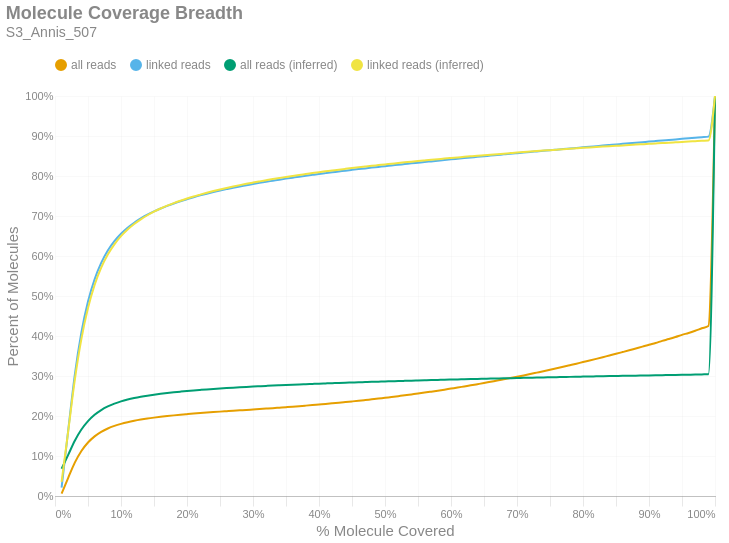

Notebook source saved alongside this figure:
### Markdown cell above
### Molecule Read Coverage
This chart shows molecule coverage breadth as computed by the number of bases aligned to that molecule. In other words, "*how much of each unique long molecule is actually sequenced/aligned?*" Keep in mind there is a distinction between sequences and alignments, since some sequences belonging to a particular molecule may not align well and wouldn't appear in the alignment data. This chart also shows molecule coverage breadth as computed by the *inferred fragment* from which the aligned sequences originate. Unlike read coverage, this calculation takes into account the total insert size, including unsequenced gaps between the forward and reverse reads. Like the previous figures, these are cumulative percents.

### Code cell
if SKIPLR:
    print_html(f"Skipped")
else:
    binned_df = consolidated_hist(valids['coverage_bp'], mask, 0.01, True)
    binned_df_inf = consolidated_hist(valids['coverage_inserts'], mask, 0.01, True)
    binned_df = binned_df.with_columns(pl.lit(binned_df_inf['all reads (cumsum)']).alias('all reads (inferred)'))
    binned_df = binned_df.with_columns(pl.lit(binned_df_inf['linked reads (cumsum)']).alias('linked reads (inferred)'))
    binned_df = binned_df.with_columns(
        (pl.col('bin').cast(pl.Float64) + 0.01).alias('right_edge')
    )

    with SafeRender(binned_df):
        (
            density_plot(binned_df, 'Molecule Coverage Breadth', samplename, 'molcov', ['all reads (inferred)','linked reads (inferred)'])
            .encode(
                #x=alt.X('bin:Q', title="% Molecule Covered").axis(format = '%').scale(padding=0),
                x=alt.X('right_edge:Q', title="% Molecule Covered").axis(format='%').scale(padding=0),
                y=alt.Y('value:Q', title='Percent of Molecules')
                    .axis(format='%')
                    .stack(False)
                    .scale(domainMin=0, padding=0),
                color=alt.Color("key:N").scale(domain = ["all reads", "linked reads", "all reads (inferred)", "linked reads (inferred)"]),
                tooltip = [
                    alt.Tooltip("key:N", title = "Data Type"),
                    alt.Tooltip("range_label:N", title="% Molecule Covered"),
                    alt.Tooltip("value:Q", format = ".2%", title="% Molecules")
                ]
            )
        ).display()

### Figure 1 — Vega-Lite specification as saved in the notebook (floating-point values rounded to 4 significant figures)
{"width": "container", "height": 400, "config": {"title": {"anchor": "start", "dy": -15, "fontSize": 18, "color": "#888888", "subtitleColor": "#888888", "subtitleFontSize": 14}, "arc": {"fill": "#0072B2"}, "axis": {"domainColor": "#888888", "domainWidth": 0.5, "gridWidth": 0.2, "grid": false, "titleFontWeight": 400, "titleFontSize": 15, "labelFontSize": 11, "labelColor": "#888888", "tickColor": "#888888", "tickWidth": 0.2, "titleColor": "#888888"}, "axisBand": {"grid": false}, "axisX": {"grid": true, "tickSize": 10, "domainCap": "round"}, "axisY": {"domain": false, "grid": true, "tickSize": 0, "domainCap": "round"}, "background": "transparent", "header": {"labelFontSize": 15, "labelColor": "#888888", "titleFontSize": 15, "titleFontWeight": 600, "titleColor": "#888888"}, "legend": {"labelFont": "sans-serif", "labelFontSize": 12, "labelColor": "#888888", "symbolSize": 100, "symbolType": "circle", "titleFontSize": 12, "titlePadding": 10, "titleColor": "#888888", "title": null, "orient": "top"}, "range": {"category": ["#E69F00", "#56B4E9", "#009E73", "#F0E442", "#0072B2", "#D55E00", "#CC79A7", "#000000"], "diverging": ["#cfe8f3", "#a2d4ec", "#73bfe2", "#46abdb", "#1696d2", "#12719e"]}, "area": {"fill": "#0072B2", "fillOpacity": 0.7, "line": true, "strokeOpacity": 0.7}, "line": {"color": "#0072B2", "stroke": "#0072B2", "strokeWidth": 2}, "trail": {"color": "#0072B2", "stroke": "#0072B2", "strokeWidth": 0, "size": 1}, "point": {"filled": true, "fillOpacity": 1.0, "size": 95}, "text": {"color": "#888888", "fontSize": 11, "align": "right", "fontWeight": 400, "size": 11}, "bar": {"fill": "#0072B2", "stroke": null}, "view": {"stroke": null, "continuousWidth": 660, "continuousHeight": 400}}, "data": {"name": "data-89520e8145d6228ae89593cb84ac8431"}, "mark": {"type": "line", "interpolate": "monotone", "point": {"opacity": 0, "size": 275}}, "encoding": {"color": {"field": "key", "scale": {"domain": ["all reads", "linked reads", "all reads (inferred)", "linked reads (inferred)"]}, "type": "nominal"}, "tooltip": [{"field": "key", "title": "Data Type", "type": "nominal"}, {"field": "range_label", "title": "% Molecule Covered", "type": "nominal"}, {"field": "value", "format": ".2%", "title": "% Molecules", "type": "quantitative"}], "x": {"axis": {"format": "%"}, "field": "right_edge", "scale": {"padding": 0}, "title": "% Molecule Covered", "type": "quantitative"}, "y": {"axis": {"format": "%"}, "field": "value", "scale": {"domainMin": 0, "padding": 0}, "stack": false, "title": "Percent of Molecules", "type": "quantitative"}}, "params": [{"name": "param_c36ac31b6afebe62", "select": {"type": "point", "fields": ["key"]}, "bind": "legend"}], "title": {"text": "Molecule Coverage Breadth", "subtitle": "S3_Annis_507"}, "transform": [{"fold": ["all reads (cumsum)", "linked reads (cumsum)", "all reads (inferred)", "linked reads (inferred)"]}, {"calculate": "replace(datum.key, ' (cumsum)', '')", "as": "key"}, {"filter": {"param": "param_c36ac31b6afebe62"}}], "usermeta": {"embedOptions": {"downloadFileName": "S3_Annis_507.molcov"}}, "$schema": "https://vega.github.io/schema/vega-lite/v6.1.0.json", "datasets": {"data-89520e8145d6228ae89593cb84ac8431": [{"bin": "0.0", "interval": "0.0-0.01", "all reads": 0.006047, "linked reads": 0.02107, "all reads (cumsum)": 0.006047, "linked reads (cumsum)": 0.02107, "range_label": "0.0-0.01", "all reads (inferred)": 0.06817, "linked reads (inferred)": 0.03549, "right_edge": 0.01}, {"bin": "0.01", "interval": "0.01-0.02", "all reads": 0.03936, "linked reads": 0.1429, "all reads (cumsum)": 0.04541, "linked reads (cumsum)": 0.164, "range_label": "0.01-0.02", "all reads (inferred)": 0.103, "linked reads (inferred)": 0.1619, "right_edge": 0.02}, {"bin": "0.02", "interval": "0.02-0.03", "all reads": 0.03806, "linked reads": 0.1388, "all reads (cumsum)": 0.08347, "linked reads (cumsum)": 0.3027, "range_label": "0.02-0.03", "all reads (inferred)": 0.1382, "linked reads (inferred)": 0.2905, "right_edge": 0.03}, {"bin": "0.03", "interval": "0.03-0.04", "all reads": 0.02909, "linked reads": 0.1061, "all reads (cumsum)": 0.1126, "linked reads (cumsum)": 0.4088, "range_label": "0.03-0.04", "all reads (inferred)": 0.1662, "linked reads (inferred)": 0.3929, "right_edge": 0.04}, {"bin": "0.04", "interval": "0.04-0.05", "all reads": 0.02117, "linked reads": 0.07722, "all reads (cumsum)": 0.1337, "linked reads (cumsum)": 0.486, "range_label": "0.04-0.05", "all reads (inferred)": 0.1872, "linked reads (inferred)": 0.4697, "right_edge": 0.05}, {"bin": "0.05", "interval": "0.05-0.06", "all reads": 0.01535, "linked reads": 0.05588, "all reads (cumsum)": 0.1491, "linked reads (cumsum)": 0.5419, "range_label": "0.05-0.06", "all reads (inferred)": 0.203, "linked reads (inferred)": 0.5276, "right_edge": 0.06}, {"bin": "0.06", "interval": "0.06-0.07", "all reads": 0.01123, "linked reads": 0.04084, "all reads (cumsum)": 0.1603, "linked reads (cumsum)": 0.5828, "range_label": "0.06-0.07", "all reads (inferred)": 0.2149, "linked reads (inferred)": 0.5708, "right_edge": 0.07}, {"bin": "0.07", "interval": "0.07-0.08", "all reads": 0.008495, "linked reads": 0.03084, "all reads (cumsum)": 0.1688, "linked reads (cumsum)": 0.6136, "range_label": "0.07-0.08", "all reads (inferred)": 0.2239, "linked reads (inferred)": 0.6036, "right_edge": 0.08}, {"bin": "0.08", "interval": "0.08-0.09", "all reads": 0.00646, "linked reads": 0.02343, "all reads (cumsum)": 0.1753, "linked reads (cumsum)": 0.637, "range_label": "0.08-0.09", "all reads (inferred)": 0.2309, "linked reads (inferred)": 0.6291, "right_edge": 0.09}, {"bin": "0.09", "interval": "0.09-0.1", "all reads": 0.00514, "linked reads": 0.01856, "all reads (cumsum)": 0.1804, "linked reads (cumsum)": 0.6556, "range_label": "0.09-0.1", "all reads (inferred)": 0.2365, "linked reads (inferred)": 0.6496, "right_edge": 0.1}, {"bin": "0.1", "interval": "0.1-0.11", "all reads": 0.004182, "linked reads": 0.01506, "all reads (cumsum)": 0.1846, "linked reads (cumsum)": 0.6706, "range_label": "0.1-0.11", "all reads (inferred)": 0.2411, "linked reads (inferred)": 0.6662, "right_edge": 0.11}, {"bin": "0.11", "interval": "0.11-0.12", "all reads": 0.00349, "linked reads": 0.01255, "all reads (cumsum)": 0.1881, "linked reads (cumsum)": 0.6832, "range_label": "0.11-0.12", "all reads (inferred)": 0.2449, "linked reads (inferred)": 0.68, "right_edge": 0.12}, {"bin": "0.12", "interval": "0.12-0.13", "all reads": 0.002976, "linked reads": 0.01067, "all reads (cumsum)": 0.191, "linked reads (cumsum)": 0.6939, "range_label": "0.12-0.13", "all reads (inferred)": 0.2481, "linked reads (inferred)": 0.6917, "right_edge": 0.13}, {"bin": "0.13", "interval": "0.13-0.14", "all reads": 0.002608, "linked reads": 0.00933, "all reads (cumsum)": 0.1937, "linked reads (cumsum)": 0.7032, "range_label": "0.13-0.14", "all reads (inferred)": 0.2509, "linked reads (inferred)": 0.7019, "right_edge": 0.14}, {"bin": "0.14", "interval": "0.14-0.15", "all reads": 0.002272, "linked reads": 0.008133, "all reads (cumsum)": 0.1959, "linked reads (cumsum)": 0.7113, "range_label": "0.14-0.15", "all reads (inferred)": 0.2534, "linked reads (inferred)": 0.7108, "right_edge": 0.15}, {"bin": "0.15", "interval": "0.15-0.16", "all reads": 0.002065, "linked reads": 0.007343, "all reads (cumsum)": 0.198, "linked reads (cumsum)": 0.7187, "range_label": "0.15-0.16", "all reads (inferred)": 0.2555, "linked reads (inferred)": 0.7187, "right_edge": 0.16}, {"bin": "0.16", "interval": "0.16-0.17", "all reads": 0.001857, "linked reads": 0.006604, "all reads (cumsum)": 0.1998, "linked reads (cumsum)": 0.7253, "range_label": "0.16-0.17", "all reads (inferred)": 0.2575, "linked reads (inferred)": 0.7259, "right_edge": 0.17}, {"bin": "0.17", "interval": "0.17-0.18", "all reads": 0.001712, "linked reads": 0.006062, "all reads (cumsum)": 0.2016, "linked reads (cumsum)": 0.7313, "range_label": "0.17-0.18", "all reads (inferred)": 0.2593, "linked reads (inferred)": 0.7323, "right_edge": 0.18}, {"bin": "0.18", "interval": "0.18-0.19", "all reads": 0.001604, "linked reads": 0.005617, "all reads (cumsum)": 0.2032, "linked reads (cumsum)": 0.737, "range_label": "0.18-0.19", "all reads (inferred)": 0.2609, "linked reads (inferred)": 0.7381, "right_edge": 0.19}, {"bin": "0.19", "interval": "0.19-0.2", "all reads": 0.001469, "linked reads": 0.005114, "all reads (cumsum)": 0.2046, "linked reads (cumsum)": 0.7421, "range_label": "0.19-0.2", "all reads (inferred)": 0.2625, "linked reads (inferred)": 0.7437, "right_edge": 0.2}, {"bin": "0.2", "interval": "0.2-0.21", "all reads": 0.001423, "linked reads": 0.004919, "all reads (cumsum)": 0.2061, "linked reads (cumsum)": 0.747, "range_label": "0.2-0.21", "all reads (inferred)": 0.2639, "linked reads (inferred)": 0.7488, "right_edge": 0.21}, {"bin": "0.21", "interval": "0.21-0.22", "all reads": 0.001305, "linked reads": 0.004501, "all reads (cumsum)": 0.2074, "linked reads (cumsum)": 0.7515, "range_label": "0.21-0.22", "all reads (inferred)": 0.2652, "linked reads (inferred)": 0.7535, "right_edge": 0.22}, {"bin": "0.22", "interval": "0.22-0.23", "all reads": 0.001236, "linked reads": 0.004223, "all reads (cumsum)": 0.2086, "linked reads (cumsum)": 0.7557, "range_label": "0.22-0.23", "all reads (inferred)": 0.2665, "linked reads (inferred)": 0.7581, "right_edge": 0.23}, {"bin": "0.23", "interval": "0.23-0.24", "all reads": 0.001193, "linked reads": 0.003999, "all reads (cumsum)": 0.2098, "linked reads (cumsum)": 0.7597, "range_label": "0.23-0.24", "all reads (inferred)": 0.2676, "linked reads (inferred)": 0.7623, "right_edge": 0.24}, {"bin": "0.24", "interval": "0.24-0.25", "all reads": 0.001145, "linked reads": 0.00378, "all reads (cumsum)": 0.2109, "linked reads (cumsum)": 0.7635, "range_label": "0.24-0.25", "all reads (inferred)": 0.2688, "linked reads (inferred)": 0.7664, "right_edge": 0.25}, {"bin": "0.25", "interval": "0.25-0.26", "all reads": 0.0011, "linked reads": 0.003639, "all reads (cumsum)": 0.212, "linked reads (cumsum)": 0.7671, "range_label": "0.25-0.26", "all reads (inferred)": 0.2698, "linked reads (inferred)": 0.7701, "right_edge": 0.26}, {"bin": "0.26", "interval": "0.26-0.27", "all reads": 0.001097, "linked reads": 0.003518, "all reads (cumsum)": 0.2131, "linked reads (cumsum)": 0.7706, "range_label": "0.26-0.27", "all reads (inferred)": 0.2708, "linked reads (inferred)": 0.7737, "right_edge": 0.27}, {"bin": "0.27", "interval": "0.27-0.28", "all reads": 0.001048, "linked reads": 0.00322, "all reads (cumsum)": 0.2142, "linked reads (cumsum)": 0.7739, "range_label": "0.27-0.28", "all reads (inferred)": 0.2718, "linked reads (inferred)": 0.7771, "right_edge": 0.28}, {"bin": "0.28", "interval": "0.28-0.29", "all reads": 0.001024, "linked reads": 0.002988, "all reads (cumsum)": 0.2152, "linked reads (cumsum)": 0.7769, "range_label": "0.28-0.29", "all reads (inferred)": 0.2727, "linked reads (inferred)": 0.7804, "right_edge": 0.29}, {"bin": "0.29", "interval": "0.29-0.3", "all reads": 0.001111, "linked reads": 0.003101, "all reads (cumsum)": 0.2163, "linked reads (cumsum)": 0.78, "range_label": "0.29-0.3", "all reads (inferred)": 0.2735, "linked reads (inferred)": 0.7835, "right_edge": 0.3}, {"bin": "0.3", "interval": "0.3-0.31", "all reads": 0.001093, "linked reads": 0.00292, "all reads (cumsum)": 0.2174, "linked reads (cumsum)": 0.7829, "range_label": "0.3-0.31", "all reads (inferred)": 0.2744, "linked reads (inferred)": 0.7865, "right_edge": 0.31}, {"bin": "0.31", "interval": "0.31-0.32", "all reads": 0.00112, "linked reads": 0.002742, "all reads (cumsum)": 0.2185, "linked reads (cumsum)": 0.7856, "range_label": "0.31-0.32", "all reads (inferred)": 0.2752, "linked reads (inferred)": 0.7895, "right_edge": 0.32}, {"bin": "0.32", "interval": "0.32-0.33", "all reads": 0.001135, "linked reads": 0.002623, "all reads (cumsum)": 0.2197, "linked reads (cumsum)": 0.7882, "range_label": "0.32-0.33", "all reads (inferred)": 0.276, "linked reads (inferred)": 0.7923, "right_edge": 0.33}, {"bin": "0.33", "interval": "0.33-0.34", "all reads": 0.001213, "linked reads": 0.002649, "all reads (cumsum)": 0.2209, "linked reads (cumsum)": 0.7909, "range_label": "0.33-0.34", "all reads (inferred)": 0.2768, "linked reads (inferred)": 0.795, "right_edge": 0.34}, {"bin": "0.34", "interval": "0.34-0.35", "all reads": 0.001215, "linked reads": 0.002546, "all reads (cumsum)": 0.2221, "linked reads (cumsum)": 0.7934, "range_label": "0.34-0.35", "all reads (inferred)": 0.2775, "linked reads (inferred)": 0.7977, "right_edge": 0.35}, {"bin": "0.35", "interval": "0.35-0.36", "all reads": 0.001226, "linked reads": 0.0024, "all reads (cumsum)": 0.2233, "linked reads (cumsum)": 0.7958, "range_label": "0.35-0.36", "all reads (inferred)": 0.2782, "linked reads (inferred)": 0.8002, "right_edge": 0.36}, {"bin": "0.36", "interval": "0.36-0.37", "all reads": 0.001269, "linked reads": 0.002399, "all reads (cumsum)": 0.2246, "linked reads (cumsum)": 0.7982, "range_label": "0.36-0.37", "all reads (inferred)": 0.2789, "linked reads (inferred)": 0.8027, "right_edge": 0.37}, {"bin": "0.37", "interval": "0.37-0.38", "all reads": 0.001342, "linked reads": 0.002335, "all reads (cumsum)": 0.2259, "linked reads (cumsum)": 0.8006, "range_label": "0.37-0.38", "all reads (inferred)": 0.2796, "linked reads (inferred)": 0.8049, "right_edge": 0.38}, {"bin": "0.38", "interval": "0.38-0.39", "all reads": 0.001375, "linked reads": 0.002255, "all reads (cumsum)": 0.2273, "linked reads (cumsum)": 0.8028, "range_label": "0.38-0.39", "all reads (inferred)": 0.2802, "linked reads (inferred)": 0.8073, "right_edge": 0.39}, {"bin": "0.39", "interval": "0.39-0.4", "all reads": 0.00144, "linked reads": 0.002232, "all reads (cumsum)": 0.2287, "linked reads (cumsum)": 0.8051, "range_label": "0.39-0.4", "all reads (inferred)": 0.2809, "linked reads (inferred)": 0.8096, "right_edge": 0.4}, {"bin": "0.4", "interval": "0.4-0.41", "all reads": 0.001408, "linked reads": 0.002123, "all reads (cumsum)": 0.2302, "linked reads (cumsum)": 0.8072, "range_label": "0.4-0.41", "all reads (inferred)": 0.2815, "linked reads (inferred)": 0.8117, "right_edge": 0.41}, {"bin": "0.41", "interval": "0.41-0.42", "all reads": 0.001491, "linked reads": 0.002087, "all reads (cumsum)": 0.2316, "linked reads (cumsum)": 0.8093, "range_label": "0.41-0.42", "all reads (inferred)": 0.2821, "linked reads (inferred)": 0.8137, "right_edge": 0.42}, {"bin": "0.42", "interval": "0.42-0.43", "all reads": 0.001533, "linked reads": 0.001998, "all reads (cumsum)": 0.2332, "linked reads (cumsum)": 0.8113, "range_label": "0.42-0.43", "all reads (inferred)": 0.2827, "linked reads (inferred)": 0.8159, "right_edge": 0.43}, {"bin": "0.43", "interval": "0.43-0.44", "all reads": 0.001625, "linked reads": 0.002142, "all reads (cumsum)": 0.2348, "linked reads (cumsum)": 0.8134, "range_label": "0.43-0.44", "all reads (inferred)": 0.2832, "linked reads (inferred)": 0.8179, "right_edge": 0.44}, {"bin": "0.44", "interval": "0.44-0.45", "all reads": 0.001648, "linked reads": 0.001948, "all reads (cumsum)": 0.2364, "linked reads (cumsum)": 0.8154, "range_label": "0.44-0.45", "all reads (inferred)": 0.2838, "linked reads (inferred)": 0.8198, "right_edge": 0.45}, {"bin": "0.45", "interval": "0.45-0.46", "all reads": 0.001691, "linked reads": 0.001868, "all reads (cumsum)": 0.2381, "linked reads (cumsum)": 0.8172, "range_label": "0.45-0.46", "all reads (inferred)": 0.2843, "linked reads (inferred)": 0.8217, "right_edge": 0.46}, {"bin": "0.46", "interval": "0.46-0.47", "all reads": 0.001786, "linked reads": 0.00181, "all reads (cumsum)": 0.2399, "linked reads (cumsum)": 0.819, "range_label": "0.46-0.47", "all reads (inferred)": 0.2849, "linked reads (inferred)": 0.8236, "right_edge": 0.47}, {"bin": "0.47", "interval": "0.47-0.48", "all reads": 0.001821, "linked reads": 0.001921, "all reads (cumsum)": 0.2417, "linked reads (cumsum)": 0.821, "range_label": "0.47-0.48", "all reads (inferred)": 0.2854, "linked reads (inferred)": 0.8255, "right_edge": 0.48}, {"bin": "0.48", "interval": "0.48-0.49", "all reads": 0.001802, "linked reads": 0.001791, "all reads (cumsum)": 0.2436, "linked reads (cumsum)": 0.8227, "range_label": "0.48-0.49", "all reads (inferred)": 0.2859, "linked reads (inferred)": 0.8272, "right_edge": 0.49}, {"bin": "0.49", "interval": "0.49-0.5", "all reads": 0.002082, "linked reads": 0.001884, "all reads (cumsum)": 0.2456, "linked reads (cumsum)": 0.8246, "range_label": "0.49-0.5", "all reads (inferred)": 0.2864, "linked reads (inferred)": 0.829, "right_edge": 0.5}, {"bin": "0.5", "interval": "0.5-0.51", "all reads": 0.001857, "linked reads": 0.001688, "all reads (cumsum)": 0.2475, "linked reads (cumsum)": 0.8263, "range_label": "0.5-0.51", "all reads (inferred)": 0.2869, "linked reads (inferred)": 0.8307, "right_edge": 0.51}, {"bin": "0.51", "interval": "0.51-0.52", "all reads": 0.002116, "linked reads": 0.0018, "all reads (cumsum)": 0.2496, "linked reads (cumsum)": 0.8281, "range_label": "0.51-0.52", "all reads (inferred)": 0.2874, "linked reads (inferred)": 0.8325, "right_edge": 0.52}, {"bin": "0.52", "interval": "0.52-0.53", "all reads": 0.002111, "linked reads": 0.001701, "all reads (cumsum)": 0.2517, "linked reads (cumsum)": 0.8298, "range_label": "0.52-0.53", "all reads (inferred)": 0.2879, "linked reads (inferred)": 0.8341, "right_edge": 0.53}, {"bin": "0.53", "interval": "0.53-0.54", "all reads": 0.002228, "linked reads": 0.001771, "all reads (cumsum)": 0.2539, "linked reads (cumsum)": 0.8316, "range_label": "0.53-0.54", "all reads (inferred)": 0.2884, "linked reads (inferred)": 0.8358, "right_edge": 0.54}, {"bin": "0.54", "interval": "0.54-0.55", "all reads": 0.002212, "linked reads": 0.00166, "all reads (cumsum)": 0.2562, "linked reads (cumsum)": 0.8332, "range_label": "0.54-0.55", "all reads (inferred)": 0.2888, "linked reads (inferred)": 0.8374, "right_edge": 0.55}, {"bin": "0.55", "interval": "0.55-0.56", "all reads": 0.002311, "linked reads": 0.001674, "all reads (cumsum)": 0.2585, "linked reads (cumsum)": 0.8349, "range_label": "0.55-0.56", "all reads (inferred)": 0.2893, "linked reads (inferred)": 0.839, "right_edge": 0.56}, {"bin": "0.56", "interval": "0.56-0.57", "all reads": 0.002398, "linked reads": 0.001617, "all reads (cumsum)": 0.2609, "linked reads (cumsum)": 0.8365, "range_label": "0.56-0.57", "all reads (inferred)": 0.2898, "linked reads (inferred)": 0.8405, "right_edge": 0.57}, {"bin": "0.57", "interval": "0.57-0.58", "all reads": 0.002426, "linked reads": 0.001624, "all reads (cumsum)": 0.2633, "linked reads (cumsum)": 0.8382, "range_label": "0.57-0.58", "all reads (inferred)": 0.2902, "linked reads (inferred)": 0.842, "right_edge": 0.58}, {"bin": "0.58", "interval": "0.58-0.59", "all reads": 0.002558, "linked reads": 0.001704, "all reads (cumsum)": 0.2658, "linked reads (cumsum)": 0.8399, "range_label": "0.58-0.59", "all reads (inferred)": 0.2906, "linked reads (inferred)": 0.8435, "right_edge": 0.59}, {"bin": "0.59", "interval": "0.59-0.6", "all reads": 0.002664, "linked reads": 0.001715, "all reads (cumsum)": 0.2685, "linked reads (cumsum)": 0.8416, "range_label": "0.59-0.6", "all reads (inferred)": 0.2911, "linked reads (inferred)": 0.845, "right_edge": 0.6}, {"bin": "0.6", "interval": "0.6-0.61", "all reads": 0.002602, "linked reads": 0.001622, "all reads (cumsum)": 0.2711, "linked reads (cumsum)": 0.8432, "range_label": "0.6-0.61", "all reads (inferred)": 0.2915, "linked reads (inferred)": 0.8464, "right_edge": 0.61}, {"bin": "0.61", "interval": "0.61-0.62", "all reads": 0.002808, "linked reads": 0.001618, "all reads (cumsum)": 0.2739, "linked reads (cumsum)": 0.8448, "range_label": "0.61-0.62", "all reads (inferred)": 0.2919, "linked reads (inferred)": 0.8479, "right_edge": 0.62}, {"bin": "0.62", "interval": "0.62-0.63", "all reads": 0.002752, "linked reads": 0.001528, "all reads (cumsum)": 0.2767, "linked reads (cumsum)": 0.8464, "range_label": "0.62-0.63", "all reads (inferred)": 0.2923, "linked reads (inferred)": 0.8493, "right_edge": 0.63}, {"bin": "0.63", "interval": "0.63-0.64", "all reads": 0.002865, "linked reads": 0.001596, "all reads (cumsum)": 0.2795, "linked reads (cumsum)": 0.8479, "range_label": "0.63-0.64", "all reads (inferred)": 0.2927, "linked reads (inferred)": 0.8507, "right_edge": 0.64}, {"bin": "0.64", "interval": "0.64-0.65", "all reads": 0.002903, "linked reads": 0.001514, "all reads (cumsum)": 0.2824, "linked reads (cumsum)": 0.8495, "range_label": "0.64-0.65", "all reads (inferred)": 0.2931, "linked reads (inferred)": 0.852, "right_edge": 0.65}, {"bin": "0.65", "interval": "0.65-0.66", "all reads": 0.003156, "linked reads": 0.001604, "all reads (cumsum)": 0.2856, "linked reads (cumsum)": 0.8511, "range_label": "0.65-0.66", "all reads (inferred)": 0.2935, "linked reads (inferred)": 0.8533, "right_edge": 0.66}, {"bin": "0.66", "interval": "0.66-0.67", "all reads": 0.003021, "linked reads": 0.001515, "all reads (cumsum)": 0.2886, "linked reads (cumsum)": 0.8526, "range_label": "0.66-0.67", "all reads (inferred)": 0.2939, "linked reads (inferred)": 0.8546, "right_edge": 0.67}, {"bin": "0.67", "interval": "0.67-0.68", "all reads": 0.003175, "linked reads": 0.001547, "all reads (cumsum)": 0.2918, "linked reads (cumsum)": 0.8541, "range_label": "0.67-0.68", "all reads (inferred)": 0.2942, "linked reads (inferred)": 0.8559, "right_edge": 0.68}, {"bin": "0.68", "interval": "0.68-0.69", "all reads": 0.003155, "linked reads": 0.00153, "all reads (cumsum)": 0.2949, "linked reads (cumsum)": 0.8557, "range_label": "0.68-0.69", "all reads (inferred)": 0.2946, "linked reads (inferred)": 0.8572, "right_edge": 0.69}, {"bin": "0.69", "interval": "0.69-0.7", "all reads": 0.003302, "linked reads": 0.001455, "all reads (cumsum)": 0.2983, "linked reads (cumsum)": 0.8571, "range_label": "0.69-0.7", "all reads (inferred)": 0.295, "linked reads (inferred)": 0.8585, "right_edge": 0.7}, {"bin": "0.7", "interval": "0.7-0.71", "all reads": 0.003259, "linked reads": 0.001435, "all reads (cumsum)": 0.3015, "linked reads (cumsum)": 0.8585, "range_label": "0.7-0.71", "all reads (inferred)": 0.2953, "linked reads (inferred)": 0.8597, "right_edge": 0.71}, {"bin": "0.71", "interval": "0.71-0.72", "all reads": 0.003404, "linked reads": 0.001519, "all reads (cumsum)": 0.3049, "linked reads (cumsum)": 0.8601, "range_label": "0.71-0.72", "all reads (inferred)": 0.2957, "linked reads (inferred)": 0.861, "right_edge": 0.72}, {"bin": "0.72", "interval": "0.72-0.73", "all reads": 0.003531, "linked reads": 0.00144, "all reads (cumsum)": 0.3084, "linked reads (cumsum)": 0.8615, "range_label": "0.72-0.73", "all reads (inferred)": 0.2961, "linked reads (inferred)": 0.8622, "right_edge": 0.73}, {"bin": "0.73", "interval": "0.73-0.74", "all reads": 0.003539, "linked reads": 0.00145, "all reads (cumsum)": 0.312, "linked reads (cumsum)": 0.863, "range_label": "0.73-0.74", "all reads (inferred)": 0.2965, "linked reads (inferred)": 0.8635, "right_edge": 0.74}, {"bin": "0.74", "interval": "0.74-0.75", "all reads": 0.003776, "linked reads": 0.001508, "all reads (cumsum)": 0.3158, "linked reads (cumsum)": 0.8645, "range_label": "0.74-0.75", "all reads (inferred)": 0.2968, "linked reads (inferred)": 0.8646, "right_edge": 0.75}, {"bin": "0.75", "interval": "0.75-0.76", "all reads": 0.003555, "linked reads": 0.001414, "all reads (cumsum)": 0.3193, "linked reads (cumsum)": 0.8659, "range_label": "0.75-0.76", "all reads (inferred)": 0.2972, "linked reads (inferred)": 0.8658, "right_edge": 0.76}, {"bin": "0.76", "interval": "0.76-0.77", "all reads": 0.003751, "linked reads": 0.001403, "all reads (cumsum)": 0.3231, "linked reads (cumsum)": 0.8673, "range_label": "0.76-0.77", "all reads (inferred)": 0.2975, "linked reads (inferred)": 0.867, "right_edge": 0.77}, {"bin": "0.77", "interval": "0.77-0.78", "all reads": 0.003854, "linked reads": 0.001474, "all reads (cumsum)": 0.3269, "linked reads (cumsum)": 0.8688, "range_label": "0.77-0.78", "all reads (inferred)": 0.2978, "linked reads (inferred)": 0.8681, "right_edge": 0.78}, {"bin": "0.78", "interval": "0.78-0.79", "all reads": 0.003884, "linked reads": 0.001447, "all reads (cumsum)": 0.3308, "linked reads (cumsum)": 0.8702, "range_label": "0.78-0.79", "all reads (inferred)": 0.2981, "linked reads (inferred)": 0.8692, "right_edge": 0.79}, {"bin": "0.79", "interval": "0.79-0.8", "all reads": 0.004121, "linked reads": 0.001452, "all reads (cumsum)": 0.3349, "linked reads (cumsum)": 0.8717, "range_label": "0.79-0.8", "all reads (inferred)": 0.2985, "linked reads (inferred)": 0.8703, "right_edge": 0.8}, {"bin": "0.8", "interval": "0.8-0.81", "all reads": 0.003887, "linked reads": 0.001398, "all reads (cumsum)": 0.3388, "linked reads (cumsum)": 0.8731, "range_label": "0.8-0.81", "all reads (inferred)": 0.2988, "linked reads (inferred)": 0.8714, "right_edge": 0.81}, {"bin": "0.81", "interval": "0.81-0.82", "all reads": 0.004074, "linked reads": 0.001502, "all reads (cumsum)": 0.3429, "linked reads (cumsum)": 0.8746, "range_label": "0.81-0.82", "all reads (inferred)": 0.2991, "linked reads (inferred)": 0.8724, "right_edge": 0.82}, {"bin": "0.82", "interval": "0.82-0.83", "all reads": 0.004171, "linked reads": 0.001484, "all reads (cumsum)": 0.3471, "linked reads (cumsum)": 0.876, "range_label": "0.82-0.83", "all reads (inferred)": 0.2994, "linked reads (inferred)": 0.8735, "right_edge": 0.83}, {"bin": "0.83", "interval": "0.83-0.84", "all reads": 0.004219, "linked reads": 0.001431, "all reads (cumsum)": 0.3513, "linked reads (cumsum)": 0.8775, "range_label": "0.83-0.84", "all reads (inferred)": 0.2997, "linked reads (inferred)": 0.8745, "right_edge": 0.84}, {"bin": "0.84", "interval": "0.84-0.85", "all reads": 0.004159, "linked reads": 0.001412, "all reads (cumsum)": 0.3554, "linked reads (cumsum)": 0.8789, "range_label": "0.84-0.85", "all reads (inferred)": 0.3, "linked reads (inferred)": 0.8755, "right_edge": 0.85}, {"bin": "0.85", "interval": "0.85-0.86", "all reads": 0.004362, "linked reads": 0.001456, "all reads (cumsum)": 0.3598, "linked reads (cumsum)": 0.8803, "range_label": "0.85-0.86", "all reads (inferred)": 0.3003, "linked reads (inferred)": 0.8765, "right_edge": 0.86}, {"bin": "0.86", "interval": "0.86-0.87", "all reads": 0.00443, "linked reads": 0.001418, "all reads (cumsum)": 0.3642, "linked reads (cumsum)": 0.8818, "range_label": "0.86-0.87", "all reads (inferred)": 0.3006, "linked reads (inferred)": 0.8774, "right_edge": 0.87}, {"bin": "0.87", "interval": "0.87-0.88", "all reads": 0.004604, "linked reads": 0.001453, "all reads (cumsum)": 0.3688, "linked reads (cumsum)": 0.8832, "range_label": "0.87-0.88", "all reads (inferred)": 0.3009, "linked reads (inferred)": 0.8785, "right_edge": 0.88}, {"bin": "0.88", "interval": "0.88-0.89", "all reads": 0.004557, "linked reads": 0.001407, "all reads (cumsum)": 0.3734, "linked reads (cumsum)": 0.8846, "range_label": "0.88-0.89", "all reads (inferred)": 0.3012, "linked reads (inferred)": 0.8794, "right_edge": 0.89}, {"bin": "0.89", "interval": "0.89-0.9", "all reads": 0.004755, "linked reads": 0.001445, "all reads (cumsum)": 0.3781, "linked reads (cumsum)": 0.8861, "range_label": "0.89-0.9", "all reads (inferred)": 0.3015, "linked reads (inferred)": 0.8804, "right_edge": 0.9}, {"bin": "0.9", "interval": "0.9-0.91", "all reads": 0.004426, "linked reads": 0.001338, "all reads (cumsum)": 0.3826, "linked reads (cumsum)": 0.8874, "range_label": "0.9-0.91", "all reads (inferred)": 0.3018, "linked reads (inferred)": 0.8814, "right_edge": 0.91}, {"bin": "0.91", "interval": "0.91-0.92", "all reads": 0.005161, "linked reads": 0.001315, "all reads (cumsum)": 0.3877, "linked reads (cumsum)": 0.8887, "range_label": "0.91-0.92", "all reads (inferred)": 0.3021, "linked reads (inferred)": 0.8823, "right_edge": 0.92}, {"bin": "0.92", "interval": "0.92-0.93", "all reads": 0.004601, "linked reads": 0.001398, "all reads (cumsum)": 0.3923, "linked reads (cumsum)": 0.8901, "range_label": "0.92-0.93", "all reads (inferred)": 0.3024, "linked reads (inferred)": 0.8833, "right_edge": 0.93}, {"bin": "0.93", "interval": "0.93-0.94", "all reads": 0.004978, "linked reads": 0.001359, "all reads (cumsum)": 0.3973, "linked reads (cumsum)": 0.8915, "range_label": "0.93-0.94", "all reads (inferred)": 0.3027, "linked reads (inferred)": 0.8843, "right_edge": 0.94}, {"bin": "0.94", "interval": "0.94-0.95", "all reads": 0.005548, "linked reads": 0.001383, "all reads (cumsum)": 0.4029, "linked reads (cumsum)": 0.8928, "range_label": "0.94-0.95", "all reads (inferred)": 0.303, "linked reads (inferred)": 0.8852, "right_edge": 0.95}, {"bin": "0.95", "interval": "0.95-0.96", "all reads": 0.004729, "linked reads": 0.001412, "all reads (cumsum)": 0.4076, "linked reads (cumsum)": 0.8943, "range_label": "0.95-0.96", "all reads (inferred)": 0.3033, "linked reads (inferred)": 0.8861, "right_edge": 0.96}, {"bin": "0.96", "interval": "0.96-0.97", "all reads": 0.005506, "linked reads": 0.001372, "all reads (cumsum)": 0.4131, "linked reads (cumsum)": 0.8956, "range_label": "0.96-0.97", "all reads (inferred)": 0.3036, "linked reads (inferred)": 0.8871, "right_edge": 0.97}, {"bin": "0.97", "interval": "0.97-0.98", "all reads": 0.006123, "linked reads": 0.001333, "all reads (cumsum)": 0.4192, "linked reads (cumsum)": 0.897, "range_label": "0.97-0.98", "all reads (inferred)": 0.304, "linked reads (inferred)": 0.888, "right_edge": 0.98}, {"bin": "0.98", "interval": "0.98-0.99", "all reads": 0.005906, "linked reads": 0.001447, "all reads (cumsum)": 0.4251, "linked reads (cumsum)": 0.8984, "range_label": "0.98-0.99", "all reads (inferred)": 0.3044, "linked reads (inferred)": 0.8886, "right_edge": 0.99}, {"bin": "0.99", "interval": "0.99-1.0", "all reads": 0.5749, "linked reads": 0.1016, "all reads (cumsum)": 1.0, "linked reads (cumsum)": 1.0, "range_label": "0.99-1.0", "all reads (inferred)": 1.0, "linked reads (inferred)": 1.0, "right_edge": 1.0}]}}
